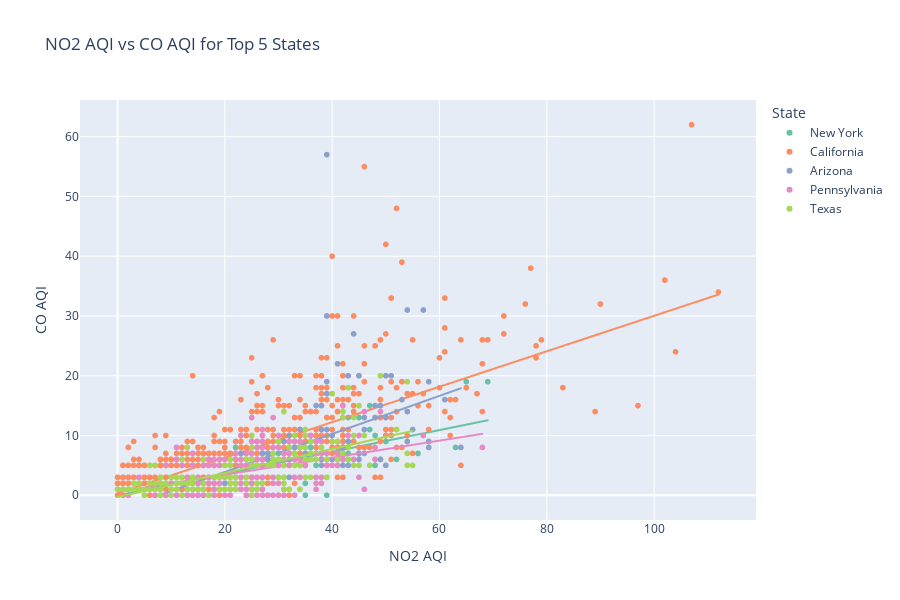

This figure's notebook cell:
### Markdown cell above
#### 9. NO2 AQI vs CO AQI for Top 5 States
- A scatter plot with trendlines comparing NO2 AQI and CO AQI for the top 5 states by measurement count.

### Code cell
# Get top 5 states by measurement count
top_states = df['state'].value_counts().head(5).index

# Filter data for top 5 states
filtered_df = df[df['state'].isin(top_states)]

# Create scatter plot
fig = px.scatter(
    filtered_df,
    x='no2 aqi',
    y='co aqi',
    color='state',
    title='NO2 AQI vs CO AQI for Top 5 States',
    color_discrete_sequence=px.colors.qualitative.Set2,
    trendline='ols',  # Add ordinary least squares trend line
    hover_data=['city', 'date local']
)

# Update layout for clarity
fig.update_layout(
    xaxis_title='NO2 AQI',
    yaxis_title='CO AQI',
    width=900,
    height=600,
    legend_title='State'
)

# Show plot
fig.show()

### Figure 1 — Plotly figure (JSON) as saved in the notebook; plotly's stock layout.template omitted (floating-point values rounded to 4 significant figures; data arrays with more than 128 entries replaced by an {"elided": "..."} marker saying what was removed)
{"data": [{"customdata": {"elided": "110x2 str values"}, "hovertemplate": "state=New York<br>no2 aqi=%{x}<br>co aqi=%{y}<br>city=%{customdata[0]}<br>date local=%{customdata[1]}<extra></extra>", "legendgroup": "New York", "marker": {"color": "rgb(102,194,165)", "symbol": "circle"}, "mode": "markers", "name": "New York", "showlegend": true, "type": "scattergl", "x": [49, 29, 14, 40, 37, 49, 22, 16, 40, 2, 42, 27, 8, 44, 13, 0, 20, 3, 6, 23, 18, 22, 18, 28, 42, 41, 50, 17, 26, 20, 1, 42, 39, 25, 28, 43, 28, 69, 49, 6, 42, 45, 10, 43, 0, 42, 22, 4, 32, 31, 25, 43, 41, 0, 56, 47, 47, 27, 29, 36, 48, 28, 17, 15, 37, 3, 35, 54, 22, 34, 2, 11, 14, 1, 39, 25, 36, 36, 31, 41, 22, 8, 52, 35, 43, 12, 18, 63, 36, 30, 39, 35, 29, 52, 25, 0, 28, 3, 42, 14, 19, 37, 23, 42, 20, 48, 15, 36, 65, 7], "xaxis": "x", "y": [6, 3, 5, 6, 5, 6, 3, 3, 11, 1, 9, 5, 3, 9, 1, 2, 1, 2, 2, 2, 2, 5, 1, 0, 10, 7, 9, 2, 1, 8, 2, 3, 0, 3, 2, 13, 5, 19, 15, 1, 9, 13, 2, 6, 2, 10, 9, 2, 9, 8, 2, 7, 6, 2, 7, 11, 15, 3, 7, 8, 5, 7, 1, 1, 5, 1, 2, 9, 1, 5, 1, 1, 1, 1, 3, 6, 8, 6, 3, 8, 8, 2, 11, 2, 6, 0, 5, 8, 10, 7, 7, 0, 2, 6, 3, 1, 7, 2, 6, 1, 1, 9, 8, 6, 5, 10, 1, 10, 19, 1], "yaxis": "y"}, {"hovertemplate": "<b>OLS trendline</b><br>co aqi = 0.182215 * no2 aqi + -0.0278852<br>R<sup>2</sup>=0.531660<br><br>state=New York<br>no2 aqi=%{x}<br>co aqi=%{y} <b>(trend)</b><extra></extra>", "legendgroup": "New York", "marker": {"color": "rgb(102,194,165)", "symbol": "circle"}, "mode": "lines", "name": "New York", "showlegend": false, "type": "scattergl", "x": [0, 0, 0, 0, 1, 1, 2, 2, 3, 3, 3, 4, 6, 6, 7, 8, 8, 10, 11, 12, 13, 14, 14, 14, 15, 15, 16, 17, 17, 18, 18, 18, 19, 20, 20, 20, 22, 22, 22, 22, 22, 23, 23, 25, 25, 25, 25, 26, 27, 27, 28, 28, 28, 28, 28, 29, 29, 29, 30, 31, 31, 32, 34, 35, 35, 35, 36, 36, 36, 36, 36, 37, 37, 37, 39, 39, 39, 40, 40, 41, 41, 41, 42, 42, 42, 42, 42, 42, 42, 43, 43, 43, 43, 44, 45, 47, 47, 48, 48, 49, 49, 49, 50, 52, 52, 54, 56, 63, 65, 69], "xaxis": "x", "y": [-0.02789, -0.02789, -0.02789, -0.02789, 0.1543, 0.1543, 0.3365, 0.3365, 0.5188, 0.5188, 0.5188, 0.701, 1.065, 1.065, 1.248, 1.43, 1.43, 1.794, 1.976, 2.159, 2.341, 2.523, 2.523, 2.523, 2.705, 2.705, 2.888, 3.07, 3.07, 3.252, 3.252, 3.252, 3.434, 3.616, 3.616, 3.616, 3.981, 3.981, 3.981, 3.981, 3.981, 4.163, 4.163, 4.527, 4.527, 4.527, 4.527, 4.71, 4.892, 4.892, 5.074, 5.074, 5.074, 5.074, 5.074, 5.256, 5.256, 5.256, 5.439, 5.621, 5.621, 5.803, 6.167, 6.35, 6.35, 6.35, 6.532, 6.532, 6.532, 6.532, 6.532, 6.714, 6.714, 6.714, 7.079, 7.079, 7.079, 7.261, 7.261, 7.443, 7.443, 7.443, 7.625, 7.625, 7.625, 7.625, 7.625, 7.625, 7.625, 7.807, 7.807, 7.807, 7.807, 7.99, 8.172, 8.536, 8.536, 8.718, 8.718, 8.901, 8.901, 8.901, 9.083, 9.447, 9.447, 9.812, 10.18, 11.45, 11.82, 12.54], "yaxis": "y"}, {"customdata": {"elided": "805x2 str values"}, "hovertemplate": "state=California<br>no2 aqi=%{x}<br>co aqi=%{y}<br>city=%{customdata[0]}<br>date local=%{customdata[1]}<extra></extra>", "legendgroup": "California", "marker": {"color": "rgb(252,141,98)", "symbol": "circle"}, "mode": "markers", "name": "California", "showlegend": true, "type": "scattergl", "x": {"elided": "805 int values"}, "xaxis": "x", "y": {"elided": "805 int values"}, "yaxis": "y"}, {"hovertemplate": "<b>OLS trendline</b><br>co aqi = 0.296658 * no2 aqi + 0.360637<br>R<sup>2</sup>=0.525512<br><br>state=California<br>no2 aqi=%{x}<br>co aqi=%{y} <b>(trend)</b><extra></extra>", "legendgroup": "California", "marker": {"color": "rgb(252,141,98)", "symbol": "circle"}, "mode": "lines", "name": "California", "showlegend": false, "type": "scattergl", "x": {"elided": "805 int values"}, "xaxis": "x", "y": {"elided": "805 float values"}, "yaxis": "y"}, {"customdata": {"elided": "116x2 str values"}, "hovertemplate": "state=Arizona<br>no2 aqi=%{x}<br>co aqi=%{y}<br>city=%{customdata[0]}<br>date local=%{customdata[1]}<extra></extra>", "legendgroup": "Arizona", "marker": {"color": "rgb(141,160,203)", "symbol": "circle"}, "mode": "markers", "name": "Arizona", "showlegend": true, "type": "scattergl", "x": [43, 38, 23, 48, 18, 38, 24, 17, 51, 35, 42, 42, 36, 58, 39, 23, 45, 23, 33, 40, 54, 58, 14, 41, 45, 28, 43, 32, 20, 37, 64, 53, 31, 31, 20, 46, 18, 55, 44, 25, 49, 39, 45, 23, 42, 38, 38, 42, 25, 39, 42, 17, 27, 36, 15, 34, 50, 30, 22, 48, 8, 39, 27, 18, 32, 15, 20, 44, 39, 20, 34, 50, 42, 32, 54, 27, 29, 41, 50, 23, 28, 57, 38, 40, 42, 46, 30, 28, 58, 38, 49, 39, 41, 25, 45, 15, 54, 39, 37, 34, 39, 43, 28, 23, 17, 45, 61, 38, 38, 33, 35, 22, 46, 33, 31, 25], "xaxis": "x", "y": [20, 6, 3, 15, 5, 6, 5, 5, 20, 5, 7, 8, 9, 9, 19, 1, 7, 7, 7, 10, 31, 19, 3, 22, 20, 7, 5, 10, 0, 15, 8, 16, 9, 3, 5, 11, 3, 11, 27, 9, 6, 17, 5, 5, 7, 3, 5, 5, 7, 5, 6, 3, 7, 10, 2, 5, 13, 9, 3, 13, 2, 11, 3, 3, 6, 3, 2, 6, 30, 2, 9, 5, 14, 3, 14, 5, 6, 7, 20, 5, 5, 31, 11, 6, 6, 7, 5, 5, 8, 15, 15, 57, 7, 5, 6, 1, 9, 6, 9, 11, 6, 9, 6, 5, 2, 7, 16, 6, 7, 7, 7, 3, 13, 8, 5, 6], "yaxis": "y"}, {"hovertemplate": "<b>OLS trendline</b><br>co aqi = 0.31823 * no2 aqi + -2.46411<br>R<sup>2</sup>=0.244902<br><br>state=Arizona<br>no2 aqi=%{x}<br>co aqi=%{y} <b>(trend)</b><extra></extra>", "legendgroup": "Arizona", "marker": {"color": "rgb(141,160,203)", "symbol": "circle"}, "mode": "lines", "name": "Arizona", "showlegend": false, "type": "scattergl", "x": [8, 14, 15, 15, 15, 17, 17, 17, 18, 18, 18, 20, 20, 20, 20, 22, 22, 23, 23, 23, 23, 23, 23, 24, 25, 25, 25, 25, 27, 27, 27, 28, 28, 28, 28, 29, 30, 30, 31, 31, 31, 32, 32, 32, 33, 33, 33, 34, 34, 34, 35, 35, 36, 36, 37, 37, 38, 38, 38, 38, 38, 38, 38, 38, 39, 39, 39, 39, 39, 39, 39, 39, 40, 40, 41, 41, 41, 42, 42, 42, 42, 42, 42, 42, 43, 43, 43, 44, 44, 45, 45, 45, 45, 45, 46, 46, 46, 48, 48, 49, 49, 50, 50, 50, 51, 53, 54, 54, 54, 55, 57, 58, 58, 58, 61, 64], "xaxis": "x", "y": [0.08173, 1.991, 2.309, 2.309, 2.309, 2.946, 2.946, 2.946, 3.264, 3.264, 3.264, 3.9, 3.9, 3.9, 3.9, 4.537, 4.537, 4.855, 4.855, 4.855, 4.855, 4.855, 4.855, 5.173, 5.492, 5.492, 5.492, 5.492, 6.128, 6.128, 6.128, 6.446, 6.446, 6.446, 6.446, 6.765, 7.083, 7.083, 7.401, 7.401, 7.401, 7.719, 7.719, 7.719, 8.037, 8.037, 8.037, 8.356, 8.356, 8.356, 8.674, 8.674, 8.992, 8.992, 9.31, 9.31, 9.629, 9.629, 9.629, 9.629, 9.629, 9.629, 9.629, 9.629, 9.947, 9.947, 9.947, 9.947, 9.947, 9.947, 9.947, 9.947, 10.27, 10.27, 10.58, 10.58, 10.58, 10.9, 10.9, 10.9, 10.9, 10.9, 10.9, 10.9, 11.22, 11.22, 11.22, 11.54, 11.54, 11.86, 11.86, 11.86, 11.86, 11.86, 12.17, 12.17, 12.17, 12.81, 12.81, 13.13, 13.13, 13.45, 13.45, 13.45, 13.77, 14.4, 14.72, 14.72, 14.72, 15.04, 15.67, 15.99, 15.99, 15.99, 16.95, 17.9], "yaxis": "y"}, {"customdata": {"elided": "270x2 str values"}, "hovertemplate": "state=Pennsylvania<br>no2 aqi=%{x}<br>co aqi=%{y}<br>city=%{customdata[0]}<br>date local=%{customdata[1]}<extra></extra>", "legendgroup": "Pennsylvania", "marker": {"color": "rgb(231,138,195)", "symbol": "circle"}, "mode": "markers", "name": "Pennsylvania", "showlegend": true, "type": "scattergl", "x": {"elided": "270 int values"}, "xaxis": "x", "y": {"elided": "270 int values"}, "yaxis": "y"}, {"hovertemplate": "<b>OLS trendline</b><br>co aqi = 0.142672 * no2 aqi + 0.578575<br>R<sup>2</sup>=0.210569<br><br>state=Pennsylvania<br>no2 aqi=%{x}<br>co aqi=%{y} <b>(trend)</b><extra></extra>", "legendgroup": "Pennsylvania", "marker": {"color": "rgb(231,138,195)", "symbol": "circle"}, "mode": "lines", "name": "Pennsylvania", "showlegend": false, "type": "scattergl", "x": {"elided": "270 int values"}, "xaxis": "x", "y": {"elided": "270 float values"}, "yaxis": "y"}, {"customdata": {"elided": "167x2 str values"}, "hovertemplate": "state=Texas<br>no2 aqi=%{x}<br>co aqi=%{y}<br>city=%{customdata[0]}<br>date local=%{customdata[1]}<extra></extra>", "legendgroup": "Texas", "marker": {"color": "rgb(166,216,84)", "symbol": "circle"}, "mode": "markers", "name": "Texas", "showlegend": true, "type": "scattergl", "x": {"elided": "167 int values"}, "xaxis": "x", "y": {"elided": "167 int values"}, "yaxis": "y"}, {"hovertemplate": "<b>OLS trendline</b><br>co aqi = 0.201123 * no2 aqi + -0.296796<br>R<sup>2</sup>=0.478855<br><br>state=Texas<br>no2 aqi=%{x}<br>co aqi=%{y} <b>(trend)</b><extra></extra>", "legendgroup": "Texas", "marker": {"color": "rgb(166,216,84)", "symbol": "circle"}, "mode": "lines", "name": "Texas", "showlegend": false, "type": "scattergl", "x": {"elided": "167 int values"}, "xaxis": "x", "y": {"elided": "167 float values"}, "yaxis": "y"}], "layout": {"height": 600, "legend": {"title": {"text": "State"}, "tracegroupgap": 0}, "title": {"text": "NO2 AQI vs CO AQI for Top 5 States"}, "width": 900, "xaxis": {"anchor": "y", "domain": [0, 1], "title": {"text": "NO2 AQI"}}, "yaxis": {"anchor": "x", "domain": [0, 1], "title": {"text": "CO AQI"}}}}
